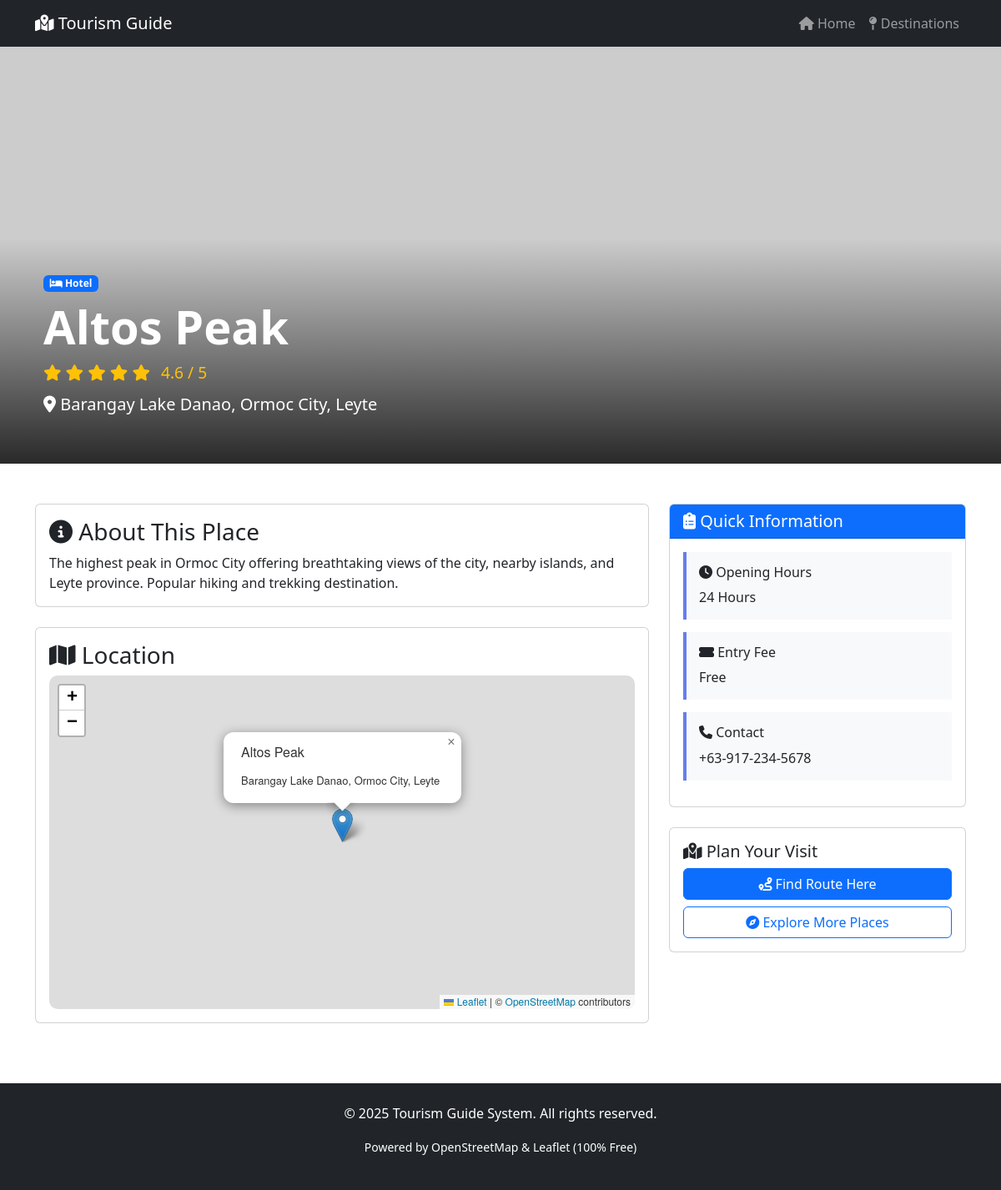
Screenshot of /destination.php?id=11 with the database file from the repository.
### tables this page shows
CREATE TABLE `destinations` (
  `id` int(11) NOT NULL,
  `name` varchar(200) NOT NULL,
  `category_id` int(11) DEFAULT NULL,
  `description` text DEFAULT NULL,
  `address` text DEFAULT NULL,
  `latitude` decimal(10,8) DEFAULT NULL,
  `longitude` decimal(11,8) DEFAULT NULL,
  `contact_number` varchar(50) DEFAULT NULL,
  `email` varchar(100) DEFAULT NULL,
  `website` varchar(200) DEFAULT NULL,
  `opening_hours` varchar(100) DEFAULT NULL,
  `entry_fee` varchar(100) DEFAULT NULL,
  `rating` decimal(2,1) DEFAULT 0.0,
  `image_path` varchar(255) DEFAULT NULL,
  `is_active` tinyint(1) DEFAULT 1,
  `created_at` timestamp NOT NULL DEFAULT current_timestamp(),
  `updated_at` timestamp NOT NULL DEFAULT current_timestamp() ON UPDATE current_timestamp()
);

CREATE TABLE `categories` (
  `id` int(11) NOT NULL,
  `name` varchar(50) NOT NULL,
  `icon` varchar(50) DEFAULT NULL,
  `created_at` timestamp NOT NULL DEFAULT current_timestamp()
);

### destination.php (the view, shortened to what this page needs)
<?php
$id = isset($_GET['id']) ? (int)$_GET['id'] : 0;
$conn = getDBConnection();
$stmt = $conn->prepare("SELECT d.*, c.name as category_name, c.icon
                        FROM destinations d
                        LEFT JOIN categories c ON d.category_id = c.id
                        WHERE d.id = ?");
$stmt->bind_param("i", $id);
$stmt->execute();
$result = $stmt->get_result();
$destination = $result->fetch_assoc();
$image = !empty($destination['image_path']) ? UPLOAD_URL . $destination['image_path'] : 'https://via.placeholder.com/800x400?text=' . urlencode($destination['name']);
?>
<!DOCTYPE html>
<html lang="en">
<head>
    <link href="https://cdn.jsdelivr.net/npm/bootstrap@5.3.0/dist/css/bootstrap.min.css" rel="stylesheet">
    <link rel="stylesheet" href="https://cdnjs.cloudflare.com/ajax/libs/font-awesome/6.4.0/css/all.min.css">
    <link rel="stylesheet" href="https://unpkg.com/leaflet@1.9.4/dist/leaflet.css" />
</head>
<body>
    <nav class="navbar navbar-expand-lg navbar-dark bg-dark">
        <div class="container">
            <a class="navbar-brand" href="index.php">
                <i class="fas fa-map-marked-alt"></i> Tourism Guide
            </a>
            <div class="collapse navbar-collapse" id="navbarNav">
                <ul class="navbar-nav ms-auto">
                    <li class="nav-item">
                        <a class="nav-link" href="index.php"><i class="fas fa-home"></i> Home</a>
                    </li>
                    <li class="nav-item">
                        <a class="nav-link" href="index.php#destinations"><i class="fas fa-map-pin"></i> Destinations</a>
                    </li>
                </ul>
            </div>
        </div>
    </nav>
    <div class="hero-image" style="background-image: url('<?php echo $image; ?>');">
        <div class="hero-overlay">
            <div class="container">
                <span class="badge bg-primary mb-2">
                    <i class="fas <?php echo $destination['icon']; ?>"></i> <?php echo $destination['category_name']; ?>
                </span>
                <h1 class="display-4 fw-bold"><?php echo $destination['name']; ?></h1>
                <?php if ($destination['rating'] > 0): ?>
                    <div class="rating mb-2">
                        <?php for($i=0; $i<5; $i++): ?>
                            <i class="fas fa-star<?php echo $i < $destination['rating'] ? '' : '-o'; ?>"></i>
                        <?php endfor; ?>
                        <span class="ms-2"><?php echo $destination['rating']; ?> / 5</span>
                    </div>
                <?php endif; ?>
                <p class="lead"><i class="fas fa-map-marker-alt"></i> <?php echo $destination['address']; ?></p>
            </div>
        </div>
    </div>
    <div class="container my-5">
        <div class="row">
            <div class="col-lg-8">
                <div class="card mb-4">
                    <div class="card-body">
                        <h3 class="card-title"><i class="fas fa-info-circle"></i> About This Place</h3>
                        <p class="card-text"><?php echo nl2br($destination['description']); ?></p>
                    </div>
                </div>
                <?php if ($destination['latitude'] && $destination['longitude']): ?>
                    <div class="card mb-4">
                        <div class="card-body">
                            <h3 class="card-title"><i class="fas fa-map"></i> Location</h3>
                            <div id="map"></div>
                        </div>
                    </div>
                <?php endif; ?>
            </div>
            <div class="col-lg-4">
                <div class="card mb-4">
                    <div class="card-header bg-primary text-white">
                        <h5 class="mb-0"><i class="fas fa-clipboard-list"></i> Quick Information</h5>
                    </div>
                    <div class="card-body">
                        <?php if ($destination['opening_hours']): ?>
                            <div class="info-card">
                                <h6><i class="fas fa-clock"></i> Opening Hours</h6>
                                <p class="mb-0"><?php echo $destination['opening_hours']; ?></p>
                            </div>
                        <?php endif; ?>
                        <?php if ($destination['entry_fee']): ?>
                            <div class="info-card">
                                <h6><i class="fas fa-ticket-alt"></i> Entry Fee</h6>
                                <p class="mb-0"><?php echo $destination['entry_fee']; ?></p>
                            </div>
                        <?php endif; ?>
                        <?php if ($destination['contact_number']): ?>
                            <div class="info-card">
                                <h6><i class="fas fa-phone"></i> Contact</h6>
                                <p class="mb-0"><?php echo $destination['contact_number']; ?></p>
                            </div>
                        <?php endif; ?>
                    </div>
                </div>
                <div class="card">
                    <div class="card-body">
                        <h5><i class="fas fa-map-marked-alt"></i> Plan Your Visit</h5>
                        <a href="index.php#routes" class="btn btn-primary w-100 mb-2">
                            <i class="fas fa-route"></i> Find Route Here
                        </a>
                        <a href="index.php#destinations" class="btn btn-outline-primary w-100">
                            <i class="fas fa-compass"></i> Explore More Places
                        </a>
                    </div>
                </div>
            </div>
        </div>
    </div>
    <footer class="bg-dark text-white text-center py-4">
        <p>&copy; 2025 Tourism Guide System. All rights reserved.</p>
        <p><small>Powered by OpenStreetMap & Leaflet (100% Free)</small></p>
    </footer>
</body>
</html>

### destination.php (style rules this page uses)
.hero-image { height: 500px; background-size: cover; background-position: center; position: relative; }
.hero-overlay { position: absolute; bottom: 0; left: 0; right: 0; background: linear-gradient(to top, rgba(0,0,0,0.8), transparent); color: white; padding: 40px; }
.info-card { border-left: 4px solid #667eea; background: #f8f9fa; padding: 15px; margin-bottom: 15px; }
.rating { color: #ffc107; font-size: 1.2rem; }
#map { height: 400px; border-radius: 10px; }

### rows the page displays
destinations: category.name "Hotel", name "Altos Peak", rating "4.6", address "Barangay Lake Danao, Ormoc City, Leyte", description "The highest peak in Ormoc City offering breathtaking views of the city, nearby islands, and Leyte province. Popular hiking and trekking destination.", opening_hours "24 Hours", entry_fee "Free", contact_number "+63-917-234-5678"
